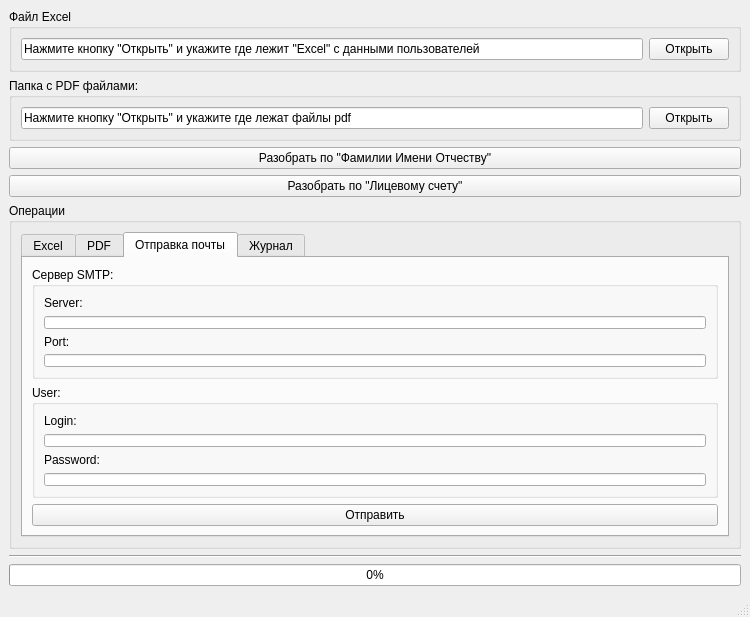
<?xml version="1.0" encoding="UTF-8"?>
<ui version="4.0">
 <class>frmMain</class>
 <widget class="QMainWindow" name="frmMain">
  <property name="geometry">
   <rect>
    <x>0</x>
    <y>0</y>
    <width>750</width>
    <height>617</height>
   </rect>
  </property>
  <property name="sizePolicy">
   <sizepolicy hsizetype="Expanding" vsizetype="Expanding">
    <horstretch>0</horstretch>
    <verstretch>0</verstretch>
   </sizepolicy>
  </property>
  <property name="minimumSize">
   <size>
    <width>750</width>
    <height>550</height>
   </size>
  </property>
  <property name="windowTitle">
   <string>Программа</string>
  </property>
  <widget class="QWidget" name="centralwidget">
   <layout class="QVBoxLayout" name="verticalLayout_2">
    <item>
     <widget class="QGroupBox" name="groupBox">
      <property name="title">
       <string>Файл Excel</string>
      </property>
      <layout class="QGridLayout" name="gridLayout_2">
       <item row="0" column="0">
        <widget class="QLineEdit" name="leExcel">
         <property name="inputMask">
          <string/>
         </property>
         <property name="text">
          <string>Нажмите кнопку &quot;Открыть&quot; и укажите где лежит &quot;Excel&quot; с данными пользователей</string>
         </property>
         <property name="readOnly">
          <bool>true</bool>
         </property>
        </widget>
       </item>
       <item row="0" column="1">
        <widget class="QPushButton" name="btnExcel">
         <property name="text">
          <string>Открыть</string>
         </property>
        </widget>
       </item>
      </layout>
     </widget>
    </item>
    <item>
     <widget class="QGroupBox" name="groupBox_2">
      <property name="title">
       <string>Папка с PDF файлами:</string>
      </property>
      <layout class="QGridLayout" name="gridLayout_3">
       <item row="0" column="1">
        <widget class="QPushButton" name="btnPDF">
         <property name="text">
          <string>Открыть</string>
         </property>
        </widget>
       </item>
       <item row="0" column="0">
        <widget class="QLineEdit" name="lePDF">
         <property name="text">
          <string>Нажмите кнопку &quot;Открыть&quot; и укажите где лежат файлы pdf</string>
         </property>
         <property name="readOnly">
          <bool>true</bool>
         </property>
        </widget>
       </item>
      </layout>
     </widget>
    </item>
    <item>
     <widget class="QPushButton" name="btnDoByFIO">
      <property name="text">
       <string>Разобрать по &quot;Фамилии Имени Отчеству&quot;</string>
      </property>
     </widget>
    </item>
    <item>
     <widget class="QPushButton" name="btnDoByLicID">
      <property name="text">
       <string>Разобрать по &quot;Лицевому счету&quot;</string>
      </property>
     </widget>
    </item>
    <item>
     <layout class="QVBoxLayout" name="verticalLayout">
      <item>
       <widget class="QGroupBox" name="groupBox_3">
        <property name="title">
         <string>Операции</string>
        </property>
        <layout class="QGridLayout" name="gridLayout_4">
         <item row="0" column="0">
          <widget class="QTabWidget" name="tabOperations">
           <property name="currentIndex">
            <number>2</number>
           </property>
           <property name="movable">
            <bool>true</bool>
           </property>
           <widget class="QWidget" name="tabExcel">
            <attribute name="title">
             <string>Excel</string>
            </attribute>
            <layout class="QGridLayout" name="gridLayout_5">
             <item row="0" column="0">
              <widget class="QListWidget" name="lvExcel"/>
             </item>
            </layout>
           </widget>
           <widget class="QWidget" name="tabPDF">
            <attribute name="title">
             <string>PDF</string>
            </attribute>
            <layout class="QGridLayout" name="gridLayout_6">
             <item row="0" column="0">
              <widget class="QListWidget" name="lvPDF"/>
             </item>
            </layout>
           </widget>
           <widget class="QWidget" name="tabMail">
            <attribute name="title">
             <string>Отправка почты</string>
            </attribute>
            <layout class="QGridLayout" name="gridLayout_9">
             <item row="0" column="0">
              <layout class="QGridLayout" name="gridLayout_8">
               <item row="5" column="0">
                <widget class="QPushButton" name="btnMail">
                 <property name="text">
                  <string>Отправить</string>
                 </property>
                </widget>
               </item>
               <item row="2" column="0">
                <widget class="QGroupBox" name="groupBox_4">
                 <property name="title">
                  <string>User:</string>
                 </property>
                 <layout class="QGridLayout" name="gridLayout_10">
                  <item row="1" column="0">
                   <widget class="QLineEdit" name="leLogin"/>
                  </item>
                  <item row="0" column="0">
                   <widget class="QLabel" name="lblLogin">
                    <property name="text">
                     <string>Login:</string>
                    </property>
                   </widget>
                  </item>
                  <item row="2" column="0">
                   <widget class="QLabel" name="lblPassword">
                    <property name="text">
                     <string>Password:</string>
                    </property>
                   </widget>
                  </item>
                  <item row="3" column="0">
                   <widget class="QLineEdit" name="lePassword"/>
                  </item>
                 </layout>
                </widget>
               </item>
               <item row="1" column="0">
                <widget class="QGroupBox" name="gbServer">
                 <property name="title">
                  <string>Сервер SMTP:</string>
                 </property>
                 <layout class="QGridLayout" name="gridLayout_11">
                  <item row="3" column="1">
                   <widget class="QLineEdit" name="lePort"/>
                  </item>
                  <item row="2" column="1">
                   <widget class="QLabel" name="lblPort">
                    <property name="text">
                     <string>Port:</string>
                    </property>
                   </widget>
                  </item>
                  <item row="1" column="1">
                   <widget class="QLineEdit" name="leServer"/>
                  </item>
                  <item row="0" column="1">
                   <widget class="QLabel" name="lblServer">
                    <property name="text">
                     <string>Server:</string>
                    </property>
                   </widget>
                  </item>
                 </layout>
                </widget>
               </item>
               <item row="6" column="0">
                <spacer name="verticalSpacer">
                 <property name="orientation">
                  <enum>Qt::Vertical</enum>
                 </property>
                 <property name="sizeHint" stdset="0">
                  <size>
                   <width>20</width>
                   <height>40</height>
                  </size>
                 </property>
                </spacer>
               </item>
              </layout>
             </item>
            </layout>
           </widget>
           <widget class="QWidget" name="tabLog">
            <attribute name="title">
             <string>Журнал</string>
            </attribute>
            <layout class="QGridLayout" name="gridLayout_7">
             <item row="0" column="0">
              <widget class="QListWidget" name="lvLog"/>
             </item>
            </layout>
           </widget>
          </widget>
         </item>
        </layout>
       </widget>
      </item>
     </layout>
    </item>
    <item>
     <widget class="Line" name="line">
      <property name="orientation">
       <enum>Qt::Horizontal</enum>
      </property>
     </widget>
    </item>
    <item>
     <widget class="QProgressBar" name="pbMain">
      <property name="value">
       <number>0</number>
      </property>
     </widget>
    </item>
   </layout>
  </widget>
  <widget class="QStatusBar" name="statusbar"/>
 </widget>
 <resources/>
 <connections/>
</ui>
